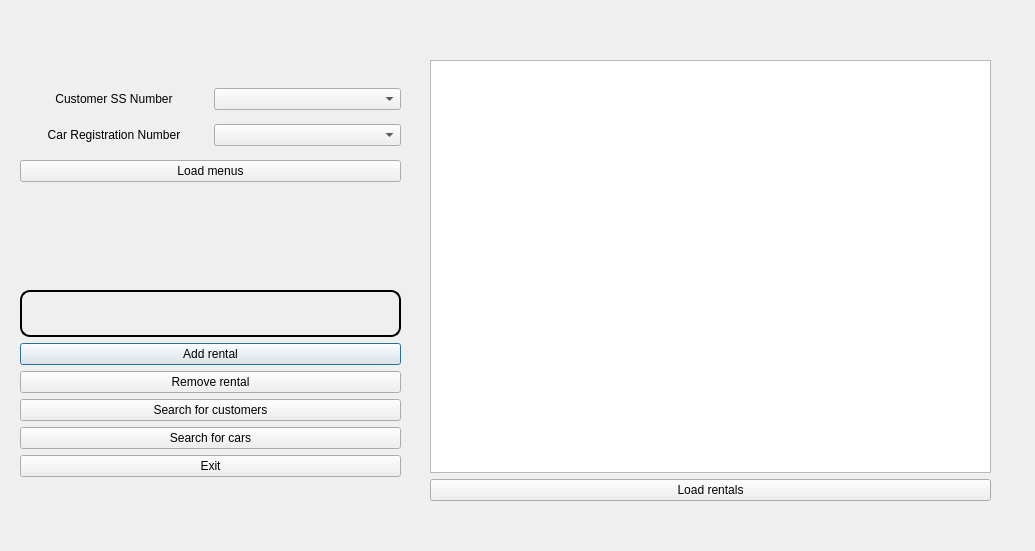
<?xml version="1.0" encoding="UTF-8"?>
<ui version="4.0">
 <class>rentalwindow</class>
 <widget class="QDialog" name="rentalwindow">
  <property name="geometry">
   <rect>
    <x>0</x>
    <y>0</y>
    <width>1035</width>
    <height>551</height>
   </rect>
  </property>
  <property name="windowTitle">
   <string>Dialog</string>
  </property>
  <widget class="QWidget" name="verticalLayoutWidget">
   <property name="geometry">
    <rect>
     <x>20</x>
     <y>290</y>
     <width>381</width>
     <height>187</height>
    </rect>
   </property>
   <layout class="QVBoxLayout" name="verticalLayout">
    <item>
     <widget class="QLabel" name="message">
      <property name="styleSheet">
       <string notr="true">border-style: outset;
    border-width: 2px;
    border-radius: 10px;
    border-color: black;
    font: bold 14px;
    min-width: 10em;
    padding: 6px;</string>
      </property>
      <property name="text">
       <string/>
      </property>
      <property name="alignment">
       <set>Qt::AlignCenter</set>
      </property>
     </widget>
    </item>
    <item>
     <widget class="QPushButton" name="addrentalbutton">
      <property name="text">
       <string>Add rental</string>
      </property>
     </widget>
    </item>
    <item>
     <widget class="QPushButton" name="removerentalbutton">
      <property name="text">
       <string>Remove rental</string>
      </property>
     </widget>
    </item>
    <item>
     <widget class="QPushButton" name="customersearchbutton">
      <property name="text">
       <string>Search for customers</string>
      </property>
     </widget>
    </item>
    <item>
     <widget class="QPushButton" name="carsearchbutton">
      <property name="text">
       <string>Search for cars</string>
      </property>
     </widget>
    </item>
    <item>
     <widget class="QPushButton" name="exitbutton">
      <property name="text">
       <string>Exit</string>
      </property>
     </widget>
    </item>
   </layout>
  </widget>
  <widget class="QWidget" name="verticalLayoutWidget_2">
   <property name="geometry">
    <rect>
     <x>430</x>
     <y>60</y>
     <width>561</width>
     <height>441</height>
    </rect>
   </property>
   <layout class="QVBoxLayout" name="verticalLayout_2">
    <item>
     <widget class="QTableView" name="tableView"/>
    </item>
    <item>
     <widget class="QPushButton" name="loadrentalsbutton">
      <property name="text">
       <string>Load rentals</string>
      </property>
     </widget>
    </item>
   </layout>
  </widget>
  <widget class="QWidget" name="verticalLayoutWidget_3">
   <property name="geometry">
    <rect>
     <x>20</x>
     <y>80</y>
     <width>381</width>
     <height>112</height>
    </rect>
   </property>
   <layout class="QVBoxLayout" name="verticalLayout_3">
    <item>
     <layout class="QHBoxLayout" name="horizontalLayout">
      <item>
       <widget class="QLabel" name="label">
        <property name="text">
         <string>Customer SS Number</string>
        </property>
        <property name="alignment">
         <set>Qt::AlignCenter</set>
        </property>
       </widget>
      </item>
      <item>
       <widget class="QComboBox" name="customerssbox"/>
      </item>
     </layout>
    </item>
    <item>
     <layout class="QHBoxLayout" name="horizontalLayout_2">
      <item>
       <widget class="QLabel" name="label_2">
        <property name="text">
         <string>Car Registration Number</string>
        </property>
        <property name="alignment">
         <set>Qt::AlignCenter</set>
        </property>
       </widget>
      </item>
      <item>
       <widget class="QComboBox" name="carregbox"/>
      </item>
     </layout>
    </item>
    <item>
     <widget class="QPushButton" name="freshmenubutton">
      <property name="text">
       <string>Load menus</string>
      </property>
     </widget>
    </item>
   </layout>
  </widget>
 </widget>
 <resources/>
 <connections/>
</ui>
